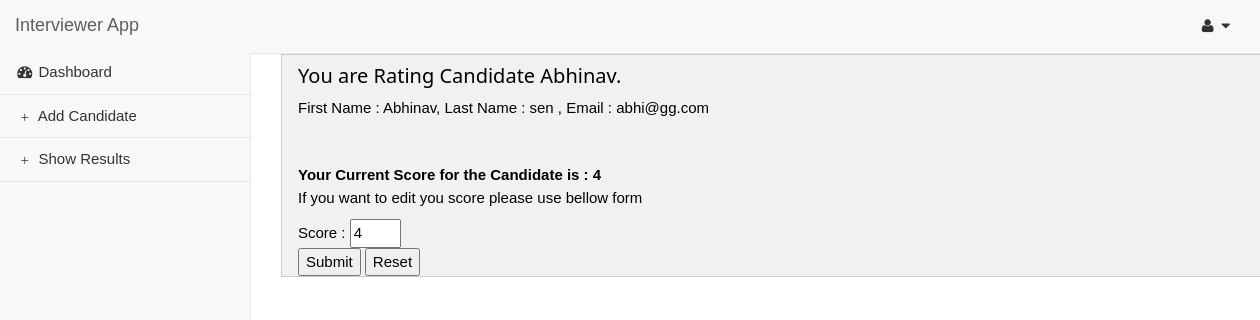
The page /scoring/rate_candidate/1/ (signed in) on the database its author committed.
### interviewer_app/models.py (models this page shows)
class Candidate(models.Model):
    email = models.EmailField(max_length=75, unique=True)
    first_name = models.CharField(max_length=255, blank=False, null=False)
    last_name = models.CharField(max_length=255)
    total_score = models.IntegerField(default=0)
    created_at = models.DateTimeField(auto_now_add=True)
    updated_at = models.DateTimeField(auto_now=True)

class Score(models.Model):
    interviwer = models.ForeignKey(User, db_index=True)
    candidate = models.ForeignKey(Candidate, db_index=True)
    score = models.IntegerField(validators=[MinValueValidator(1), MaxValueValidator(5)])

### interviewer_app/views.py (the view, shortened to what this page needs)
# urls.py: url(r'^rate_candidate/(?P<candidate_id>(\d+))/$', rate_candidate, name='rate_candidate'),
@login_required(login_url="/login")
def rate_candidate(request, candidate_id=None, template="rate_candidate.html"):
    if not candidate_id:
        return HttpResponseBadRequest
    candidate_detail = get_object_or_404(Candidate, pk=candidate_id)
    score_details = Score.objects.filter(candidate=candidate_detail, interviwer=request.user).first()
    score_details = Score.objects.filter(candidate=candidate_detail, interviwer=request.user).first()
    return render(request, template, {"candidate": candidate_detail, "score_detail": score_details})

### interviewer_app/templates/rate_candidate.html (shortened to what this page needs)
{% extends "base.html" %}
{% block show_results_selected %} class="active" {% endblock %}
{% block content %}
		<div class="w3-container w3-light-grey w3-border">
        <H4>You are Rating Candidate {{ candidate.first_name}}.</H4>
        First Name : {{ candidate.first_name}}, Last Name : {{ candidate.last_name}} , Email : {{ candidate.email}} <br/>
        <br/><br/>
        {% if score_detail %}
            <strong>Your Current Score for the Candidate is : {{ score_detail.score }}</strong>
            <p> If you want to edit you score please use bellow form</p>
        {% endif %}
        <form action="/scoring/rate_candidate/{{candidate.id}}/" method="post" role="form form-inline">
          Score : <input type="number" name="score" required min="1" value="{{score_detail.score}}" max="5"></br>
          <input type="submit" value="Submit" />
            <input type="reset" value="Reset" />
        </form>
        </div>
{% endblock %}

### interviewer_app/static/css/sb-admin-2.css (style rules this page uses)
body { background-color: #f8f8f8; }

### rows shown on the page
Candidate: first_name "Abhinav", last_name "sen", email "abhi@gg.com"
Score: score "4"
